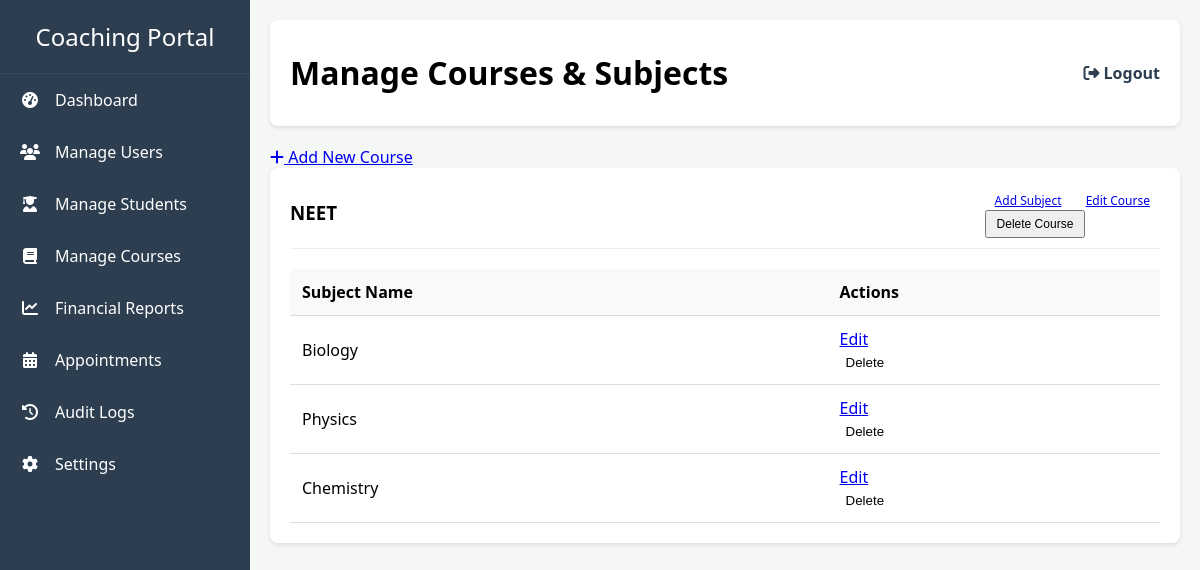
Page /admin_portal/courses (signed in) on the committed database.
### models.py (models this page shows)
class Course(db.Model):
    id = db.Column(db.Integer, primary_key=True)
    name = db.Column(db.String(100), unique=True, nullable=False)
    subjects = db.relationship('Subject', backref='course', lazy=True, cascade='all, delete-orphan')
    batches = db.relationship('Batch', backref='course', lazy=True, cascade='all, delete-orphan')

class Subject(db.Model):
    id = db.Column(db.Integer, primary_key=True)
    name = db.Column(db.String(100), nullable=False)
    course_id = db.Column(db.Integer, db.ForeignKey('course.id'), nullable=False)

### app.py (the view)
@app.route('/admin_portal/courses')
@login_required
def view_courses():
    if current_user.role != 'admin':
        return redirect(url_for('login'))
    courses = Course.query.all()
    return render_template('view_courses.html', courses=courses)

### app.py (called while the page is built)
@login_manager.user_loader
def load_user(user_id):
    return db.session.get(User, int(user_id))

### templates/view_courses.html (shortened to what this page needs)
{% extends "base.html" %}
{% block page_title %}Manage Courses & Subjects{% endblock %}
{% block content %}
<a href="{{ url_for('add_course') }}" class="btn btn-primary mb-3"><i class="fas fa-plus"></i> Add New Course</a>
{% for course in courses %}
<div class="course-card">
    <div class="course-header">
        <h3>{{ course.name }}</h3>
        <div>
            <a href="{{ url_for('add_subject', course_id=course.id) }}" class="btn btn-success btn-sm">Add Subject</a>
            <a href="{{ url_for('edit_course', course_id=course.id) }}" class="btn btn-info btn-sm">Edit Course</a>
            <form action="{{ url_for('delete_course', course_id=course.id) }}" method="POST" onsubmit="return confirm('Are you sure?');" class="d-inline">
                <button type="submit" class="btn btn-danger btn-sm">Delete Course</button>
            </form>
        </div>
    </div>
    {% if course.subjects %}
        <table class="table">
            <thead>
                <tr>
                    <th>Subject Name</th>
                    <th>Actions</th>
                </tr>
            </thead>
            <tbody>
            {% for subject in course.subjects %}
                <tr>
                    <td>{{ subject.name }}</td>
                    <td>
                        <a href="{{ url_for('edit_subject', subject_id=subject.id) }}">Edit</a>
                        <form action="{{ url_for('delete_subject', subject_id=subject.id) }}" method="POST" onsubmit="return confirm('Are you sure?');" class="d-inline ms-2">
                            <button type="submit" class="text-danger" style="border:none; background:none; cursor:pointer;">Delete</button>
                        </form>
                    </td>
                </tr>
            {% endfor %}
            </tbody>
        </table>
    {% else %}
        <p class="text-muted">No subjects added to this course yet.</p>
    {% endif %}
</div>
{% endfor %}
{% endblock %}

### templates/base.html (style rules this page uses)
body { font-family: 'Segoe UI', Tahoma, Geneva, Verdana, sans-serif; margin: 0; background-color: #f4f7f6; display: flex; }

### templates/view_courses.html (style rules this page uses)
.course-card { background: #fff; border-radius: 8px; box-shadow: 0 2px 4px rgba(0,0,0,0.1); margin-bottom: 20px; padding: 20px; }
.course-header { display: flex; justify-content: space-between; align-items: center; border-bottom: 1px solid #eee; padding-bottom: 10px; margin-bottom: 15px; }
.course-header h3 { margin: 0; }
.btn-sm { padding: 5px 10px; font-size: 12px; }
.table { width: 100%; border-collapse: collapse; margin-top: 20px; }
.table th, .table td { padding: 12px; text-align: left; border-bottom: 1px solid #ddd; }
.table th { background-color: #f8f9fa; }

### rows in the picture
Course: name "NEET"
Subject: name "Biology"
Subject: name "Physics"
Subject: name "Chemistry"
